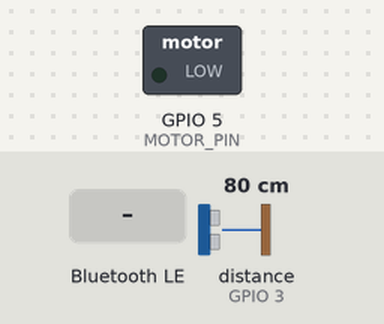
A sketch run on a simulated ESP32. Shown: switched loads named in the sketch (green lamp = pin HIGH). Wiring (inferred from the names in the program): ultrasonic range finder: trigger GPIO 2; echo GPIO 3. Dashed ring = blinking. The inputs (shaded band) are chosen by the test bench; at power-on: distance to the obstacle (sensor on GPIO 3) 80 cm. The echo pulse lasts 58.3 µs per cm; nothing arrives over Bluetooth unless stated; a phone connects over Bluetooth LE 3 s after start; pins used as bus, display or sensor lines are not drawn; what the sketch prints to the serial monitor is not drawn.

Above: at 2.7 s.
2.8 s: distance to the obstacle (sensor on GPIO 3) set to 24 cm
4.3 s: distance to the obstacle (sensor on GPIO 3) set to 20 cm
At 7.2 s:
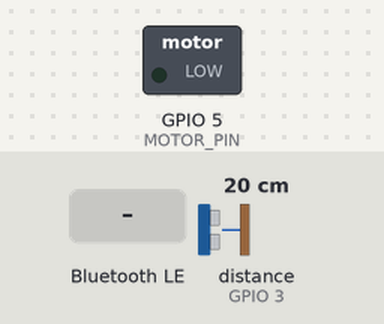
7.3 s: distance to the obstacle (sensor on GPIO 3) set to 35 cm
At 8.2 s:
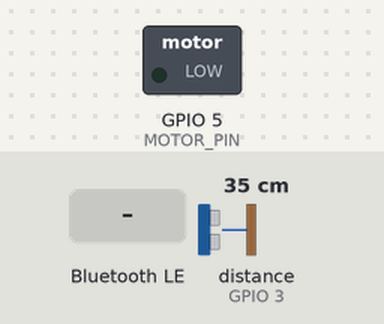
8.8 s: Bluetooth LE write "90" received
At 10.0 s:
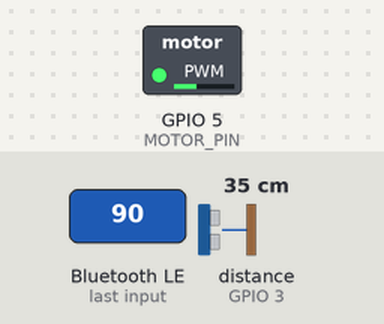
10.3 s: Bluetooth LE write "200" received
At 11.2 s:
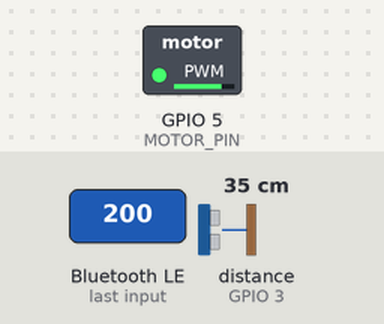
Timing chart, 0 to 12.8 s (numbered marks = the images above; inputs shaded):
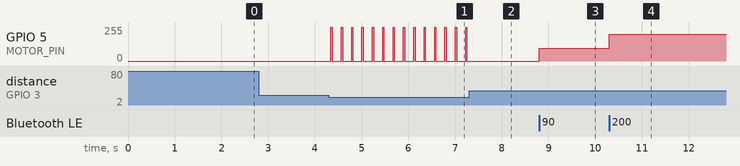

Measured:
- the behaviour switches between 22 and 21 cm on distance to the obstacle (sensor on GPIO 3) (found by bisection; images 0 and 1)
- after the input at 2.8 s, every drawn part: stays the same
- after the input at 4.3 s, GPIO 5 (MOTOR_PIN): alternates 255/255 for 0.03 s and 0/255 for 0.19 s, starting at once
- after the input at 7.3 s, GPIO 5 (MOTOR_PIN): stops changing and stays 0/255
- after the input at 8.8 s, GPIO 5 (MOTOR_PIN): 0/255 → 95/255 at once
- after the input at 10.3 s, GPIO 5 (MOTOR_PIN): 95/255 → 200/255 at once

The sketch:

MI-Lab-Prototype1.ino
```cpp
#include <BLEDevice.h>
  #include <BLEUtils.h>
  #include <BLEServer.h>

  #define MOTOR_PIN 5
  #define US_TRIG_PIN 2
  #define US_ECHO_PIN 3

  #define SERVICE_UUID        "12345678-1234-1234-1234-1234567890ab"
  #define CHARACTERISTIC_UUID "abcd1234-5678-5678-5678-abcdef123456"

  const int BLE_MIN_POWER = 10;            // lower than before for more dynamic range
  const int BLE_MAX_POWER = 255;

  const bool SENSOR_OVERRIDE_ENABLED = true;
  const float PROX_THRESHOLD_CM = 22.0f;   // alarm activates when object is closer than
  const unsigned long SENSOR_READ_MS = 45; // ultrasonic update interval

  const uint8_t ALARM_PWM = 255;
  const uint16_t ALARM_ON_MS = 28;          // short buzz
  const uint16_t ALARM_OFF_MS_FAR = 220;    // slower when farther
  const uint16_t ALARM_OFF_MS_NEAR = 20;    // very fast when very close
  const float ALARM_NEAR_CM = 6.0f;


  BLECharacteristic *pCharacteristic = nullptr;

  volatile int g_bleRequestedPwm = 0;
  float g_lastDistanceCm = -1.0f;
  bool g_alarmActive = false;
  bool g_alarmPulseOn = false;
  unsigned long g_alarmPhaseStartedAt =0;
  unsigned long g_lastSensorReadAt = 0;

  class MotorCallbacks: public BLECharacteristicCallbacks {
    void onWrite(BLECharacteristic *characteristic) override {
      std::string value = characteristic->getValue();
      if (value.empty()) return;

      int power = atoi(value.c_str());
      power = constrain(power, 0, 255);
      g_bleRequestedPwm = power;
    }
  };

  int mapBleToMotorPwm(int blePower) {
    blePower = constrain(blePower, 0, 255);
    if (blePower <= 0) return 0;
    return map(blePower, 1, 255, BLE_MIN_POWER, BLE_MAX_POWER);
  }

  float readUltrasonicCm() {
    digitalWrite(US_TRIG_PIN, LOW);
    delayMicroseconds(2);
    digitalWrite(US_TRIG_PIN, HIGH);
    delayMicroseconds(10);
    digitalWrite(US_TRIG_PIN, LOW);

    // ~25ms timeout (~4m). Returns 0 on timeout.
    unsigned long durationUs = pulseIn(US_ECHO_PIN, HIGH, 25000UL);
    if (durationUs == 0) return -1.0f;

    return (durationUs * 0.0343f) * 0.5f;
  }

  uint16_t computeAlarmOffMs(float distanceCm) {
    float farCm = PROX_THRESHOLD_CM;
    float nearCm = ALARM_NEAR_CM;

    if (distanceCm <= 0.0f) return ALARM_OFF_MS_FAR;

    float t= 1.0f - constrain((distanceCm - nearCm) / (farCm - nearCm), 0.0f, 1.0f);
    return (uint16_t) (ALARM_OFF_MS_FAR + (ALARM_OFF_MS_NEAR - ALARM_OFF_MS_FAR) * t);
   }

  void updateSensorState(unsigned long nowMs) {
    if (!SENSOR_OVERRIDE_ENABLED) {
      g_alarmActive = false;
      return;
    }

    if (nowMs - g_lastSensorReadAt < SENSOR_READ_MS) return;
    g_lastSensorReadAt = nowMs;

    float cm = readUltrasonicCm();
    if (cm > 0.0f) {
      g_lastDistanceCm = cm;
    }

    bool shouldAlarm = (g_lastDistanceCm > 0.0f && g_lastDistanceCm <=
  PROX_THRESHOLD_CM);

    if (shouldAlarm && !g_alarmActive) {
      g_alarmActive = true;
      g_alarmPulseOn = true;
      g_alarmPhaseStartedAt = nowMs;
    } else if (!shouldAlarm && g_alarmActive) {
      g_alarmActive = false;
      g_alarmPulseOn = false;
    }
  }

  int updateAlarmPwm(unsigned long nowMs) {
    if (!g_alarmActive) return 0;

    uint16_t offMs = computeAlarmOffMs(g_lastDistanceCm);
    uint16_t phaseMs = g_alarmPulseOn ? ALARM_ON_MS : offMs;

    if (nowMs - g_alarmPhaseStartedAt >= phaseMs) {
      g_alarmPulseOn = !g_alarmPulseOn;
      g_alarmPhaseStartedAt = nowMs;
    }

    return g_alarmPulseOn ? ALARM_PWM : 0;
  }

  void setup() {
    Serial.begin(115200);
    delay(1500);

    pinMode(US_TRIG_PIN, OUTPUT);
    pinMode(US_ECHO_PIN, INPUT);

    ledcSetup(0, 200, 8);
    ledcAttachPin(MOTOR_PIN, 0);
    ledcWrite(0, 0);

    BLEDevice::init("MagnetHand");
    BLEServer *pServer = BLEDevice::createServer();
    BLEService *pService = pServer->createService(SERVICE_UUID);

    pCharacteristic = pService->createCharacteristic(
        CHARACTERISTIC_UUID,
        BLECharacteristic::PROPERTY_WRITE
    );
    pCharacteristic->setCallbacks(new MotorCallbacks());

    pService->start();
    BLEAdvertising *pAdvertising = BLEDevice::getAdvertising();
    pAdvertising->start();

    Serial.println("BLE Ready. Sensor override enabled.");
  }

  void loop() {
    unsigned long nowMs = millis();
    updateSensorState(nowMs);

    int outputPwm = 0;

    if (g_alarmActive) {
      // Physical-world proximity alarm overrides BLE magnet buzz.
      outputPwm = updateAlarmPwm(nowMs);
    } else {
      int requested = g_bleRequestedPwm;
      outputPwm = mapBleToMotorPwm(requested);
    }

    ledcWrite(0, outputPwm);
  }
```
